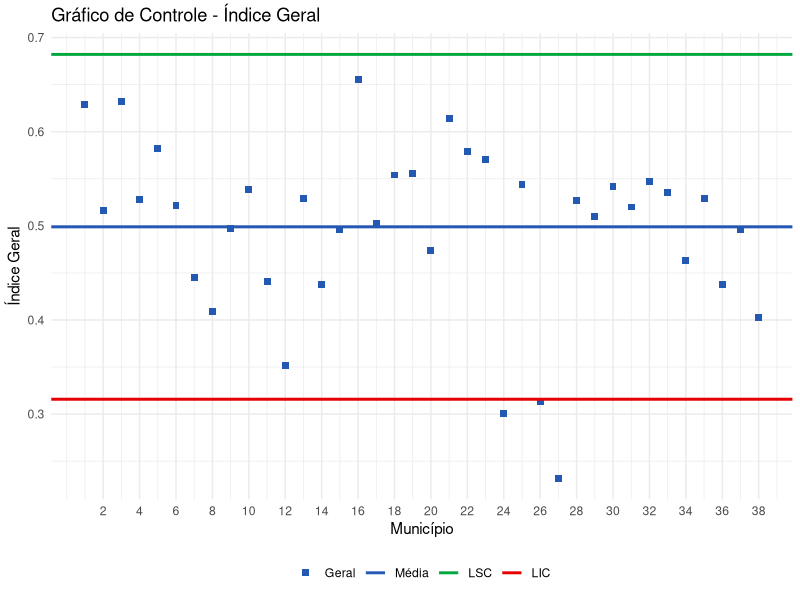
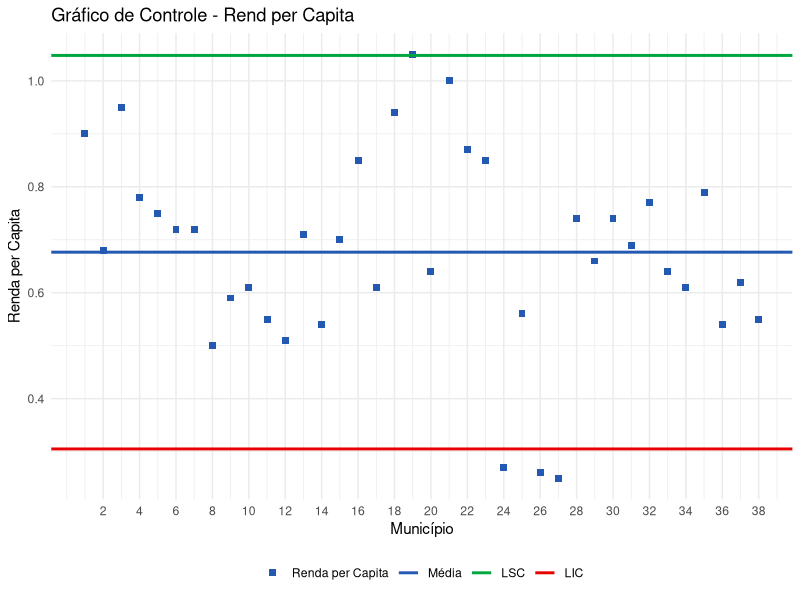

Write the R code that produced these figures, in order.
# GÁFICOS DE CONTROLE DE MUNICIPIOS 

#Pacotes
library(ggplot2)
#--------------------------------------------------------

dados <- read.table("T.txt", header = TRUE, sep = ";", dec = ",",fileEncoding = "UTF-8"
)

View(dados)
#----------------------------------------------------
# Estatistica descritiva   
# Geral
media_G <- mean(dados$Geral)

desvio_G <- sd(dados$Geral)

# Rend_Cap
media_R <- mean(dados$Rend_Cap)

desvio_R <- sd(dados$Rend_Cap)

#-------------------------------------------------
set.seed(2026)
#Grafico do indice geral 
#Geral 
LSC <- media_G + 2 * desvio_G # limite superior de controle LSC
LIC <- media_G - 2 * desvio_G # limite inferior  de controle LIC

linhas <- data.frame(
  Legenda = c("Média", "LSC", "LIC"),
  Valor = c(media_G, LSC, LIC)
)

ggplot(dados, aes(x = seq_along(Geral), y = Geral)) +
  geom_point(aes(color = "Geral"), shape = 15, size = 2) +
  geom_hline(data = linhas, aes(yintercept = Valor, color = Legenda),
             linewidth = 1) +
  scale_color_manual(
    breaks = c("Geral", "Média", "LSC", "LIC"),
    values = c("Geral" = "#2459B3", "Média" = "#2459B3",
               "LSC" = "#00A63E", "LIC" = "#E60000")
  ) +
  labs(title = "Gráfico de Controle - Índice Geral",
       x = "Município", y = "Índice Geral", color = NULL) +
  theme_minimal() +
  theme(legend.position = "bottom") +

  scale_x_continuous(breaks = seq(2, nrow(dados), by = 2))

# selecionar os municipios abaixo de LIC
subset(dados, Geral < LIC, select = c(Cidade,Geral))
# municipios com limites superior
dados$Cidade[c(16,3)] 

#-------------------------------------------------
#Grafico de Renda per Capita 

set.seed(2027)
LSC <- media_R+ 2 * desvio_R # limite superior de controle LSC
LIC <- media_R- 2 * desvio_R # limite inferior de controle LIC

linhas <- data.frame(
  Legenda = c("Média", "LSC", "LIC"),
  Valor = c(media_R, LSC, LIC)
)

ggplot(dados, aes(x = seq_along(Rend_Cap), y = Rend_Cap)) +
  geom_point(aes(color = "Renda per Capita"), shape = 15, size = 2) +
  geom_hline(data = linhas, aes(yintercept = Valor, color = Legenda),
             linewidth = 1) +
  scale_color_manual(
    breaks = c("Renda per Capita", "Média", "LSC", "LIC"),
    values = c("Renda per Capita" = "#2459B3", "Média" = "#2459B3",
               "LSC" = "#00A63E", "LIC" = "#E60000")
  ) +
  labs(title = "Gráfico de Controle - Rend per Capita",
       x = "Município", y = "Renda per Capita", color = NULL) +
  theme_minimal() +
  theme(legend.position = "bottom") +
  
  scale_x_continuous(breaks = seq(2, nrow(dados), by = 2))

#---------------------------------------------------------------
#Identificar municipios com bases os limites 
# selecionar os municipios abaixo de LIC
subset(dados, Rend_Cap < LIC, select = c(Cidade, Rend_Cap))
#dados$Cidade[c(24, 26, 27)]

# selecionar os municipios acima de LSC
#subset(dados, Rend_Cap > LSC, select = c(Cidade, Rend_Cap))
#dados$Cidade[c(19, 21)]
